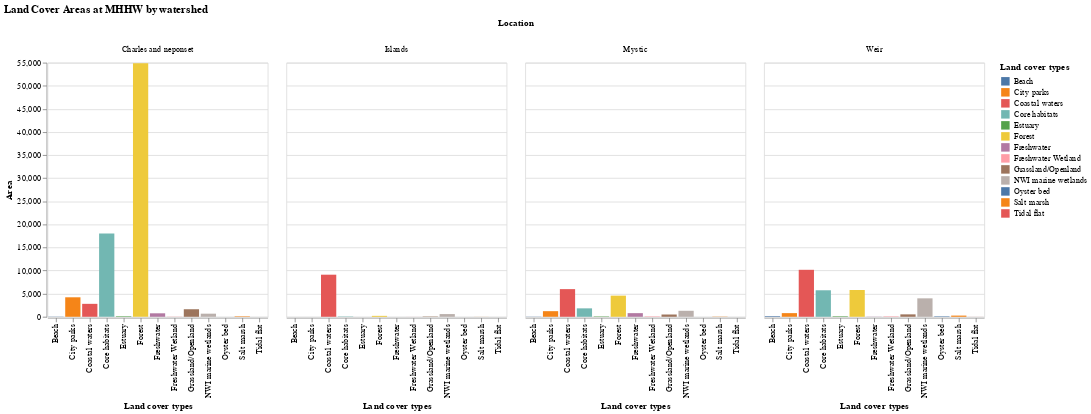

Source (notebook cell):
### Markdown cell above
We can summarize that the high level land in Boston has significant higher value than low level land. And for both low and high level land, "forest" land is the most valuable within 14 types of land cover. So it is more efficient to invest clean up on higher level land and forest coved land.

### Code cell
# draw the second chart of land cove areas by watershed
chart_2 = alt.Chart(cover_water).mark_bar().encode(
    x='Land cover types',
    y='Area',
    color='Land cover types',
    column='Location')

chart_2 = chart_2.properties(
    title='Land Cover Areas at MHHW by watershed'
)

chart_2

### Figure 1 — Vega-Lite specification as saved in the notebook (floating-point values rounded to 4 significant figures)
{"config": {"view": {"continuousWidth": 400, "continuousHeight": 300}}, "data": {"name": "data-ada309f7a08a96de0efd801acb5584e3"}, "mark": "bar", "encoding": {"color": {"field": "Land cover types", "type": "nominal"}, "column": {"field": "Location", "type": "nominal"}, "x": {"field": "Land cover types", "type": "nominal"}, "y": {"field": "Area", "type": "quantitative"}}, "title": "Land Cover Areas at MHHW by watershed", "$schema": "https://vega.github.io/schema/vega-lite/v4.17.0.json", "datasets": {"data-ada309f7a08a96de0efd801acb5584e3": [{"Land cover types": "NWI marine wetlands", "Location": "Mystic", "Area": 1299.0}, {"Land cover types": "Salt marsh", "Location": "Mystic", "Area": 46.8}, {"Land cover types": "Freshwater Wetland", "Location": "Mystic", "Area": 94.3}, {"Land cover types": "City parks", "Location": "Mystic", "Area": 1215.0}, {"Land cover types": "Beach", "Location": "Mystic", "Area": 35.25}, {"Land cover types": "Freshwater", "Location": "Mystic", "Area": 786.2}, {"Land cover types": "Oyster bed", "Location": "Mystic", "Area": 0.0}, {"Land cover types": "Estuary", "Location": "Mystic", "Area": 86.48}, {"Land cover types": "Tidal flat", "Location": "Mystic", "Area": 6.68}, {"Land cover types": "Forest", "Location": "Mystic", "Area": 4574.0}, {"Land cover types": "Grassland/Openland", "Location": "Mystic", "Area": 491.0}, {"Land cover types": "Core habitats", "Location": "Mystic", "Area": 1823.0}, {"Land cover types": "Coastal waters", "Location": "Mystic", "Area": 5985.0}, {"Land cover types": "NWI marine wetlands", "Location": "Charles and neponset", "Area": 671.4}, {"Land cover types": "Salt marsh", "Location": "Charles and neponset", "Area": 108.4}, {"Land cover types": "Freshwater Wetland", "Location": "Charles and neponset", "Area": 40.8}, {"Land cover types": "City parks", "Location": "Charles and neponset", "Area": 4218.0}, {"Land cover types": "Beach", "Location": "Charles and neponset", "Area": 40.54}, {"Land cover types": "Freshwater", "Location": "Charles and neponset", "Area": 752.1}, {"Land cover types": "Oyster bed", "Location": "Charles and neponset", "Area": 0.0}, {"Land cover types": "Estuary", "Location": "Charles and neponset", "Area": 115.2}, {"Land cover types": "Tidal flat", "Location": "Charles and neponset", "Area": 5.6}, {"Land cover types": "Forest", "Location": "Charles and neponset", "Area": 54860.0}, {"Land cover types": "Grassland/Openland", "Location": "Charles and neponset", "Area": 1632.0}, {"Land cover types": "Core habitats", "Location": "Charles and neponset", "Area": 18030.0}, {"Land cover types": "Coastal waters", "Location": "Charles and neponset", "Area": 2801.0}, {"Land cover types": "NWI marine wetlands", "Location": "Weir", "Area": 3990.0}, {"Land cover types": "Salt marsh", "Location": "Weir", "Area": 255.7}, {"Land cover types": "Freshwater Wetland", "Location": "Weir", "Area": 99.92}, {"Land cover types": "City parks", "Location": "Weir", "Area": 790.6}, {"Land cover types": "Beach", "Location": "Weir", "Area": 137.0}, {"Land cover types": "Freshwater", "Location": "Weir", "Area": 33.22}, {"Land cover types": "Oyster bed", "Location": "Weir", "Area": 104.7}, {"Land cover types": "Estuary", "Location": "Weir", "Area": 113.8}, {"Land cover types": "Tidal flat", "Location": "Weir", "Area": 10.0}, {"Land cover types": "Forest", "Location": "Weir", "Area": 5794.0}, {"Land cover types": "Grassland/Openland", "Location": "Weir", "Area": 522.5}, {"Land cover types": "Core habitats", "Location": "Weir", "Area": 5737.0}, {"Land cover types": "Coastal waters", "Location": "Weir", "Area": 10170.0}, {"Land cover types": "NWI marine wetlands", "Location": "Islands", "Area": 583.9}, {"Land cover types": "Salt marsh", "Location": "Islands", "Area": 11.72}, {"Land cover types": "Freshwater Wetland", "Location": "Islands", "Area": 11.18}, {"Land cover types": "City parks", "Location": "Islands", "Area": 5.69}, {"Land cover types": "Beach", "Location": "Islands", "Area": 0.34}, {"Land cover types": "Freshwater", "Location": "Islands", "Area": 0.0}, {"Land cover types": "Oyster bed", "Location": "Islands", "Area": 0.0}, {"Land cover types": "Estuary", "Location": "Islands", "Area": 0.0}, {"Land cover types": "Tidal flat", "Location": "Islands", "Area": 5.6}, {"Land cover types": "Forest", "Location": "Islands", "Area": 199.0}, {"Land cover types": "Grassland/Openland", "Location": "Islands", "Area": 73.9}, {"Land cover types": "Core habitats", "Location": "Islands", "Area": 72.6}, {"Land cover types": "Coastal waters", "Location": "Islands", "Area": 9110.0}]}}
